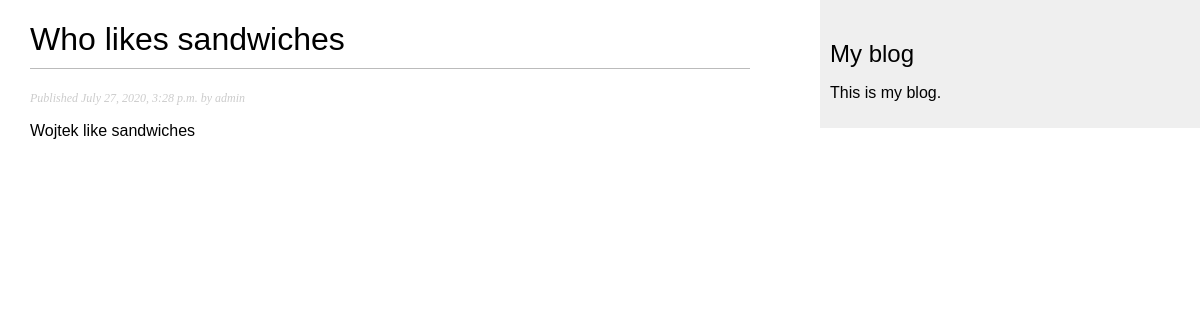
The app's page /blog/2020/7/27/who-likes-sandwiches/ with its own data.
### blog/models.py (models this page shows, shortened)
class Post(models.Model):
	STATUS_CHOICES = (
		('draft', 'Draft'),
		('published','Published'),)
	title = models.CharField(max_length=250)
	slug = models.SlugField(max_length=250, unique_for_date="publish")
	author = models.ForeignKey(User, on_delete=models.CASCADE, related_name = 'blog_posts')
	body = models.TextField()
	publish = models.DateTimeField(default=timezone.now)
	created = models.DateTimeField(auto_now_add=True)
	updated = models.DateTimeField(auto_now_add=True)
	status = models.CharField(max_length=10, choices=STATUS_CHOICES, default='draft')
	objects = models.Manager() # The default manager.
	published = PublishedManager() # Our custom manager.

### blog/views.py (the view)
def post_detail(request, year, month, day, post):
    post = get_object_or_404(Post,
        slug = post,
        status = 'published',   #str 27
        publish__year = year,
        publish__month = month,
        publish__day = day)
    return render(request, 'blog/post/detail.html', {'post': post})

### blog/templates/blog/post/detail.html (shortened to what this page needs)
{% extends "blog/base.html" %}
{% block content %}
	<h1>{{ post.title }}</h1>
	<p class="date">
		Published {{ post.publish }} by {{ post.author }}
	</p>
	{{ post.body|linebreaks }}
{% endblock %}

### blog/static/css/blog.css (style rules this page uses)
body { margin:0; padding:0; font-family:helvetica, sans-serif; }
h1 { font-weight:normal; border-bottom:1px solid #bbb; padding:0 0 10px 0; }
p.date { color:#ccc; font-family: georgia, serif; font-size: 12px; font-style: italic; }

### records on screen
Post: title "Who likes sandwiches", publish "July 27, 2020, 3:28 p.m.", author "admin", body "Wojtek like sandwiches"
